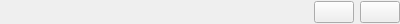
<?xml version="1.0" encoding="UTF-8"?>
<ui version="4.0">
 <class>mtx::gui::Util::LanguageDisplayWidget</class>
 <widget class="QWidget" name="mtx::gui::Util::LanguageDisplayWidget">
  <property name="geometry">
   <rect>
    <x>0</x>
    <y>0</y>
    <width>400</width>
    <height>24</height>
   </rect>
  </property>
  <property name="windowTitle">
   <string notr="true"/>
  </property>
  <layout class="QHBoxLayout" name="horizontalLayout" stretch="1,0,0">
   <property name="leftMargin">
    <number>0</number>
   </property>
   <property name="topMargin">
    <number>0</number>
   </property>
   <property name="rightMargin">
    <number>0</number>
   </property>
   <property name="bottomMargin">
    <number>0</number>
   </property>
   <item alignment="Qt::AlignVCenter">
    <widget class="mtx::gui::Util::ElideLabel" name="lLanguage">
     <property name="frameShape">
      <enum>QFrame::NoFrame</enum>
     </property>
     <property name="frameShadow">
      <enum>QFrame::Plain</enum>
     </property>
    </widget>
   </item>
   <item alignment="Qt::AlignVCenter">
    <widget class="QPushButton" name="pbClear">
     <property name="text">
      <string notr="true"/>
     </property>
     <property name="icon">
      <iconset resource="../../qt_resources.qrc">
       <normaloff>:/icons/16x16/list-remove.png</normaloff>:/icons/16x16/list-remove.png</iconset>
     </property>
    </widget>
   </item>
   <item alignment="Qt::AlignVCenter">
    <widget class="QPushButton" name="pbEdit">
     <property name="text">
      <string notr="true"/>
     </property>
     <property name="icon">
      <iconset resource="../../qt_resources.qrc">
       <normaloff>:/icons/16x16/edit-entry.png</normaloff>:/icons/16x16/edit-entry.png</iconset>
     </property>
    </widget>
   </item>
  </layout>
 </widget>
 <customwidgets>
  <customwidget>
   <class>mtx::gui::Util::ElideLabel</class>
   <extends>QFrame</extends>
   <header>mkvtoolnix-gui/util/elide_label.h</header>
   <container>1</container>
  </customwidget>
 </customwidgets>
 <resources>
  <include location="../../qt_resources.qrc"/>
 </resources>
 <connections/>
</ui>
